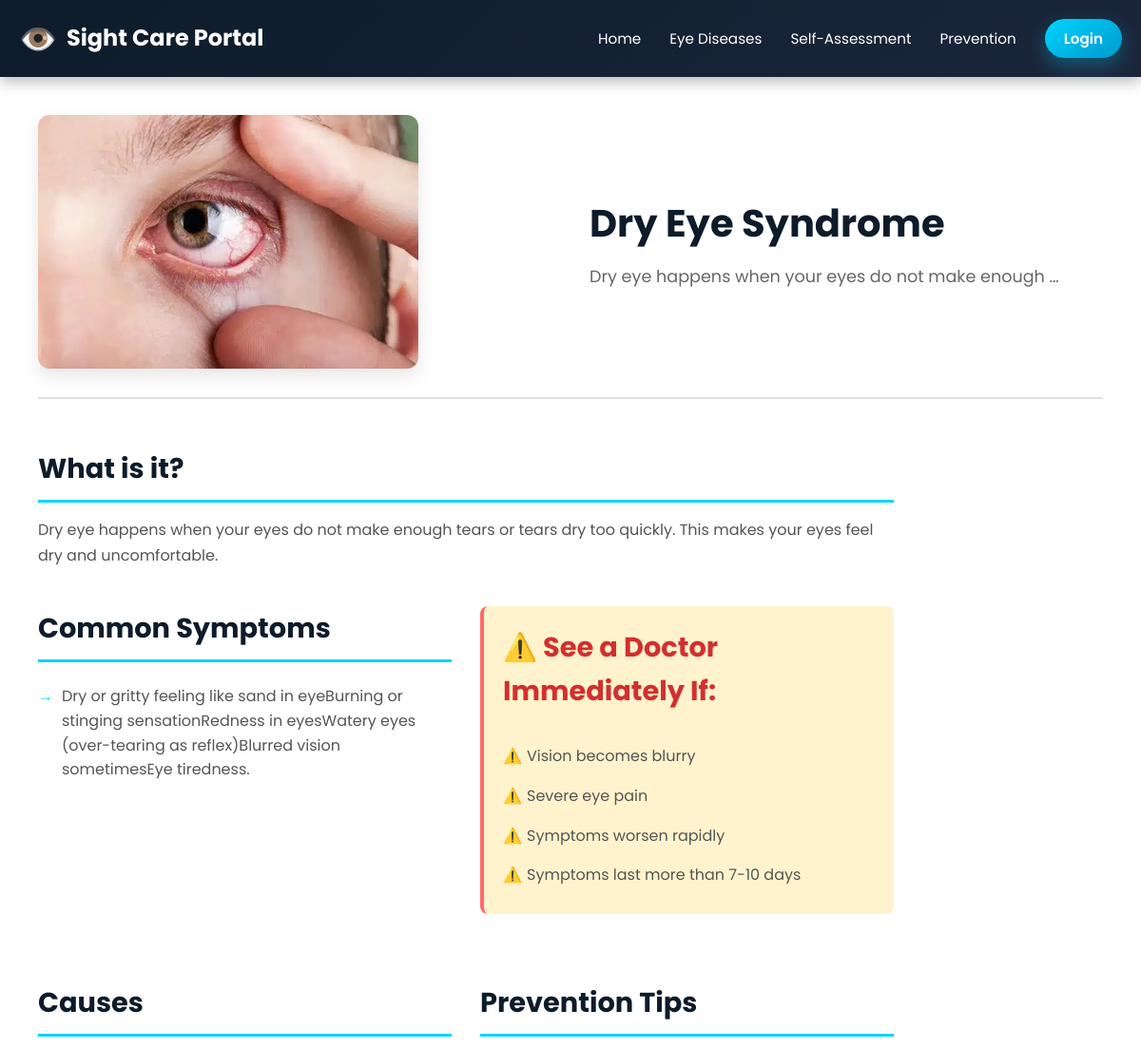
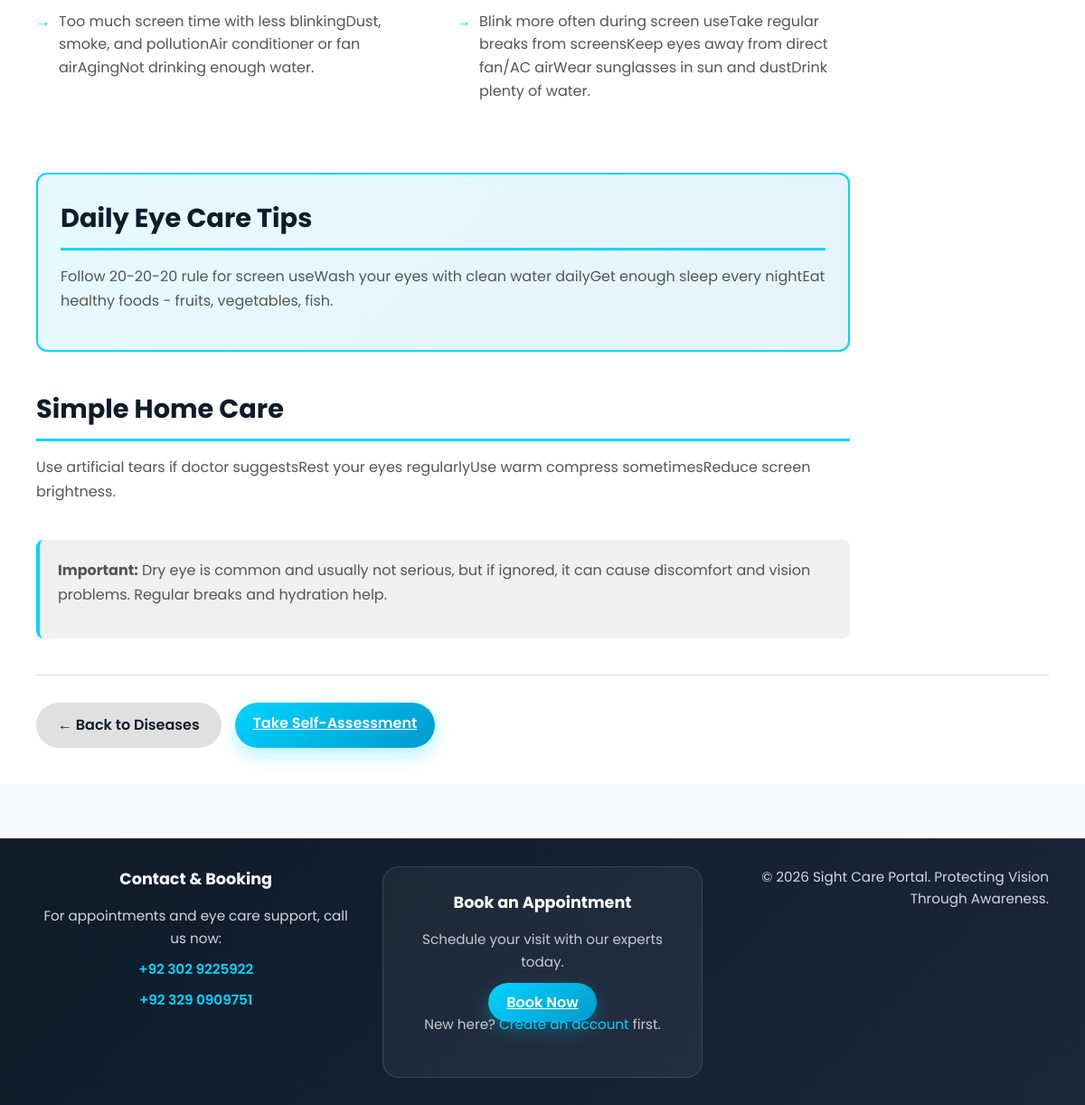
/disease/dry-eye-syndrome/, run on the app's committed database (2 pictures, top to bottom).
### portal/models.py (models this page shows, shortened)
class EyeDisease(models.Model):
    name = models.CharField(max_length=200)
    slug = models.SlugField(unique=True)
    image = models.ImageField(upload_to='diseases/', blank=True, null=True)
    description = models.TextField()
    symptoms = models.TextField()
    causes = models.TextField()
    prevention_tips = models.TextField()
    daily_care_tips = models.TextField()
    home_care = models.TextField()
    important_note = models.TextField()
    order = models.IntegerField(default=0)

### portal/views.py (the view)
# urls.py: path('disease/<slug:slug>/', views.disease_detail, name='disease_detail'),
def disease_detail(request, slug):
    disease = get_object_or_404(EyeDisease, slug=slug)
    return render(request, 'portal/disease_detail.html', {'disease': disease})

### portal/templates/portal/disease_detail.html (shortened to what this page needs)
{% extends 'portal/base.html' %}
{% block content %}
<section class="disease-detail">
    <div class="container">
        <div class="disease-header">
            {% if disease.image %}
            <img src="{{ disease.image.url }}" alt="{{ disease.name }}" class="disease-image">
            {% endif %}
            <div class="disease-title">
                <h1>{{ disease.name }}</h1>
                <p class="tagline">{{ disease.description|truncatewords:10 }}</p>
            </div>
        </div>
        <div class="content-sections">
            <div class="section">
                <h2>What is it?</h2>
                <p>{{ disease.description }}</p>
            </div>
            <div class="two-column">
                <div class="section">
                    <h2>Common Symptoms</h2>
                    <ul>
                        {% for symptom in disease.symptoms.splitlines %}
                        <li>{{ symptom }}</li>
                        {% endfor %}
                    </ul>
                </div>
                <div class="section warning-box">
                    <h2>⚠️ See a Doctor Immediately If:</h2>
                    <ul>
                        <li>Vision becomes blurry</li>
                        <li>Severe eye pain</li>
                        <li>Symptoms worsen rapidly</li>
                        <li>Symptoms last more than 7-10 days</li>
                    </ul>
                </div>
            </div>
            <div class="two-column">
                <div class="section">
                    <h2>Causes</h2>
                    <ul>
                        {% for cause in disease.causes.splitlines %}
                        <li>{{ cause }}</li>
                        {% endfor %}
                    </ul>
                </div>
                <div class="section">
                    <h2>Prevention Tips</h2>
                    <ul>
                        {% for tip in disease.prevention_tips.splitlines %}
                        <li>{{ tip }}</li>
                        {% endfor %}
                    </ul>
                </div>
            </div>
            <div class="section highlight-box">
                <h2>Daily Eye Care Tips</h2>
                <p>{{ disease.daily_care_tips }}</p>
            </div>
            <div class="section">
                <h2>Simple Home Care</h2>
                <p>{{ disease.home_care }}</p>
            </div>
            <div class="section important-note">
                <p><strong>Important:</strong> {{ disease.important_note }}</p>
            </div>
        </div>
        <div class="navigation">
            <a href="{% url 'disease_list' %}" class="btn-secondary">← Back to Diseases</a>
            <a href="{% url 'self_assessment' %}" class="btn-primary">Take Self-Assessment</a>
        </div>
    </div>
</section>
{% endblock %}

### portal/static/css/style.css (style rules this page uses)
* { margin: 0; padding: 0; box-sizing: border-box; }
:root { --primary-color: #00d4ff; --primary-dark: #0099cc; --secondary-color: #1b263b; --dark-bg: #0d1b2a; --light-text: #ffffff; --muted-text: rgba(255, 255, 255, 0.7); --border-color: rgba(255, 255, 255, 0.15); --success-color: #00cc66; --warning-color: #ff6b6b; --info-color: #0099ff; }
body { font-family: 'Poppins', sans-serif; color: #333; line-height: 1.6; background-color: #f8f9fa; }
html, body { scroll-behavior: smooth; }
.btn-primary { background: linear-gradient(145deg, var(--primary-color), var(--primary-dark)); color: white; padding: 10px 20px !important; border-radius: 25px; font-weight: 600; border: none; transition: all 0.3s; box-shadow: 0 8px 20px rgba(0, 212, 255, 0.3); }
.container { max-width: 1200px; margin: 0 auto; padding: 0 20px; }
.btn-secondary { border: 1px solid rgba(255,255,255,0.18); background: transparent; color: white; padding: 12px 24px; border-radius: 25px; transition: all 0.3s ease; }
.disease-detail { padding: 40px 20px; background: white; }
.disease-header { display: grid; grid-template-columns: 1fr 1fr; gap: 40px; align-items: center; margin-bottom: 50px; padding-bottom: 30px; border-bottom: 2px solid #e0e0e0; }
.disease-header .disease-image { width: 100%; max-width: 400px; height: auto; border-radius: 12px; box-shadow: 0 8px 20px rgba(0, 0, 0, 0.1); }
.disease-title h1 { font-size: 2.5rem; color: #0d1b2a; margin-bottom: 10px; }
.disease-title .tagline { font-size: 1.1rem; color: #666; }
.content-sections { max-width: 900px; }
.section { margin-bottom: 40px; }
.section h2 { font-size: 1.8rem; color: #0d1b2a; margin-bottom: 15px; border-bottom: 3px solid var(--primary-color); padding-bottom: 10px; }
.section p { color: #555; line-height: 1.7; margin-bottom: 15px; }
.section ul { list-style: none; padding-left: 0; }
.section ul li { color: #555; padding: 8px 0 8px 25px; position: relative; }
.section ul li::before { content: '→'; position: absolute; left: 0; color: var(--primary-color); font-weight: bold; }
.two-column { display: grid; grid-template-columns: 1fr 1fr; gap: 30px; margin-bottom: 30px; }
.warning-box { background: #fff3cd; border-left: 4px solid #ff6b6b; padding: 20px; border-radius: 8px; }
.warning-box h2 { border: none; color: #d32f2f; margin-bottom: 15px; }
.warning-box ul li::before { content: '⚠️'; color: #ff6b6b; }
.highlight-box { background: linear-gradient(135deg, rgba(0, 212, 255, 0.1) 0%, rgba(0, 153, 204, 0.1) 100%); border: 2px solid var(--primary-color); border-radius: 12px; padding: 25px; }
.important-note { background: #f0f0f0; border-left: 4px solid var(--primary-color); padding: 20px; border-radius: 8px; }
.navigation { display: flex; gap: 15px; margin-top: 40px; padding-top: 30px; border-top: 1px solid #e0e0e0; }
.btn-secondary { background: #e0e0e0; color: #0d1b2a; padding: 12px 24px; border-radius: 25px; text-decoration: none; font-weight: 600; transition: all 0.3s; border: none; cursor: pointer; display: inline-flex; align-items: center; gap: 8px; }

### data on the page
EyeDisease: image (picture), name "Dry Eye Syndrome", description "Dry eye happens when your eyes do not make enough …", description "Dry eye happens when your eyes do not make enough tears or tears dry too quickly. This makes your eyes feel dry and uncomfortable.", splitlines "Dry or gritty feeling like sand in eyeBurning or stinging sensationRedness in eyesWatery eyes (over-tearing as reflex)Blurred vision sometimesEye tiredness.", splitlines "Too much screen time with less blinkingDust, smoke, and pollutionAir conditioner or fan airAgingNot drinking enough water.", splitlines "Blink more often during screen useTake regular breaks from screensKeep eyes away from direct fan/AC airWear sunglasses in sun and dustDrink plenty of water.", daily_care_tips "Follow 20-20-20 rule for screen useWash your eyes with clean water dailyGet enough sleep every nightEat healthy foods - fruits, vegetables, fish.", home_care "Use artificial tears if doctor suggestsRest your eyes regularlyUse warm compress sometimesReduce screen brightness.", important_note "Dry eye is common and usually not serious, but if ignored, it can cause discomfort and vision problems. Regular breaks and hydration help."
